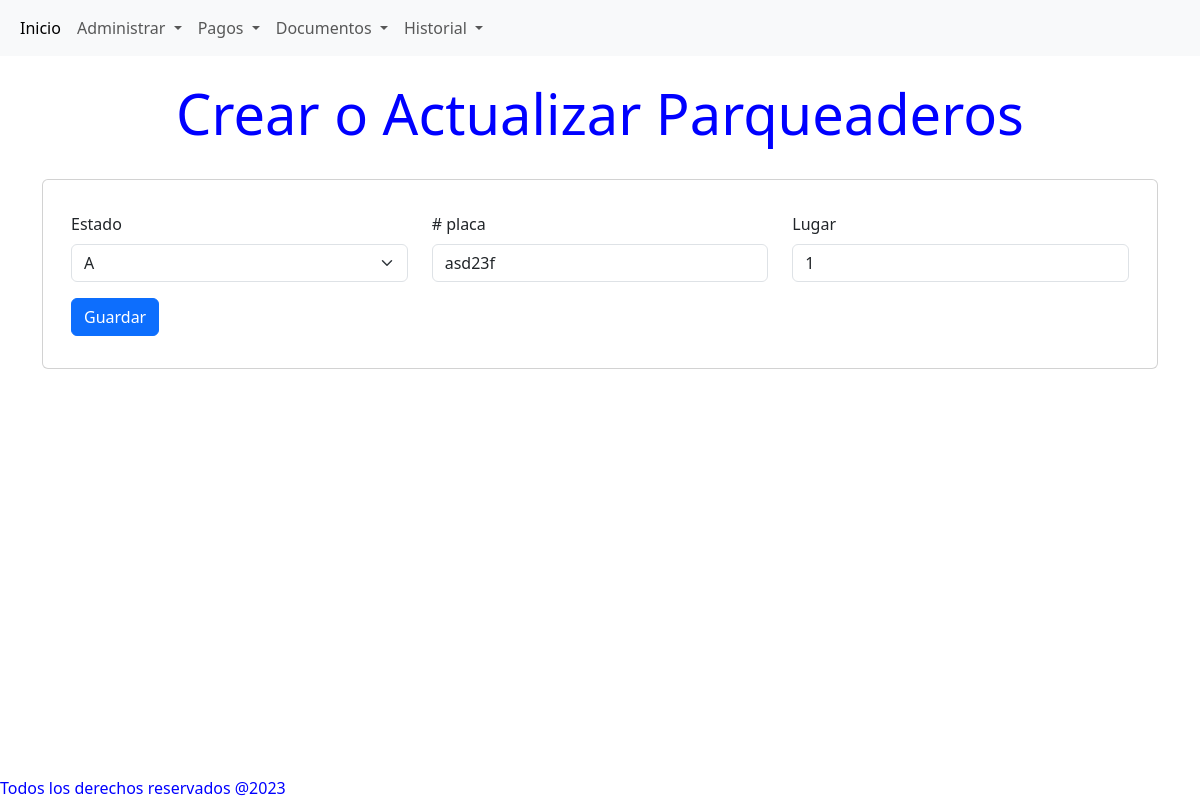
/parqueadero/edit/1, run on the app's committed database.
### models/HistorialParqueaderoModel.py (models this page shows)
class Parqueadero(db.Model):
    id             = db.Column(db.Integer, primary_key = True)
    nplaca         = db.Column(db.String(6), nullable=False)
    place          = db.Column(db.Integer, nullable=False)
    estado          = db.Column(db.String(1), nullable=False)
    contratos = db.relationship('Contrato', secondary='contrato_parqueadero', back_populates='parqueaderos')

### routes/parqueadero.py (the view)
@parqueadero_bp.route('/edit/<int:item_id>', methods =['GET','POST'])
def edit_parqueadero(item_id):
   try:
        parqueadero = Parqueadero.query.filter_by(id=int(item_id)).one()
        return displayForm(parqueadero,item_id)
   except :
        return render_template('not_found.html')

### routes/parqueadero.py (called while the page is built)
def displayForm(parqueadero = None, edit_id = 'new'):
    if parqueadero is None:
        parqueadero = Parqueadero()
    estados = estadoList
    return render_template('parqueadero/formParqueadero.html',
                           edit_id = edit_id,
                           parqueadero = parqueadero,
                           estados = estados
                           )

### templates/parqueadero/formParqueadero.html (shortened to what this page needs)
{% extends 'base.html' %}
{% block content %}
<h1 class="display-4 text-center mt-4"> Crear o Actualizar Parqueaderos</h1>
<br>
<div class="container">
    <div class="card">
        <div class="card-body">
            <form method="post" action="{{ url_for('parqueadero.update_parqueadero', edit_id =edit_id) }}">
                <div class="container">
                    <div class=" row my-3">
                        <div class="col form-group">
                            <label for="estado" class="form-label">Estado</label>
                            <select class="form-select" id="estado" name="estado" aria-describedby="estado">
                                {% for estado in estados %}
                                <option value="{{  estado  }}" {% if parqueadero.estado == estado %} selected {% endif %}>
                                    {{  estado  }}
                                </option>
                                {% endfor %}
                            </select>
                        </div>
                        <div class="col">
                            <label for="nplaca" class="form-label"># placa</label>
                            <input type="text" class="form-control" id="nplaca"  name="nplaca"  value= {{ parqueadero.nplaca |replace(' ', '&nbsp;') | safe }} aria-describedby="nplaca" maxlength="6" required>
                        </div>
                        <div class="col">
                            <label for="place" class="form-label">Lugar</label>
                            <input type="number" class="form-control" name="place" value= {{ parqueadero.place }} id="place" aria-describedby="place" required>
                        </div>
                    </div>
                    <div class="row my-3">
                        <div class="col">
                            <button type="submit" class="btn btn-primary" >Guardar</button>
                        </div>
                    </div>
                </div>
                </div>
        </div>
    </div>
{% endblock %}

### static/main.css (style rules this page uses)
body { color:blue; }

### data on the page
Parqueadero: estado "A", nplaca "asd23f", place "1"
